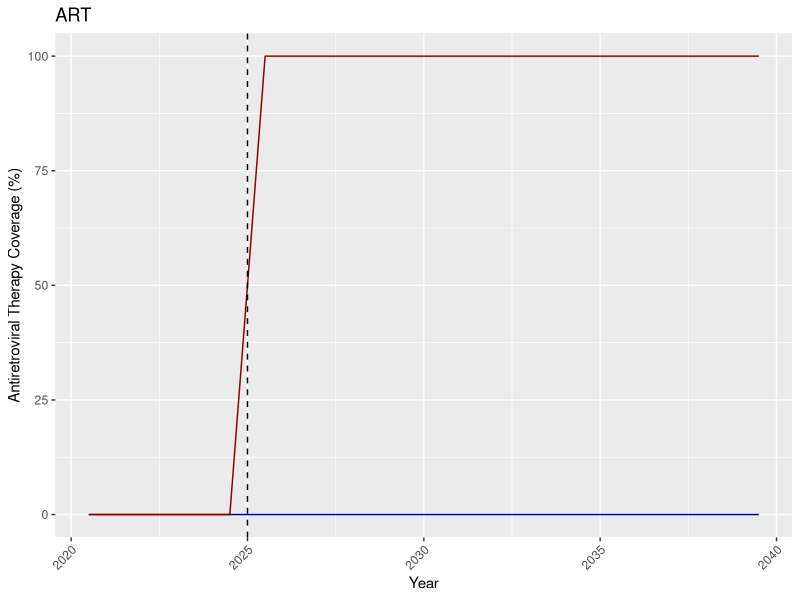
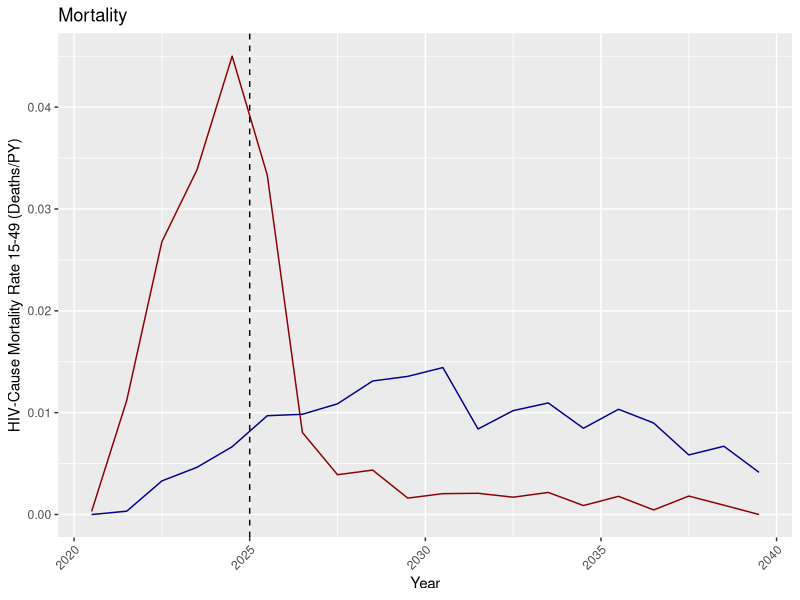
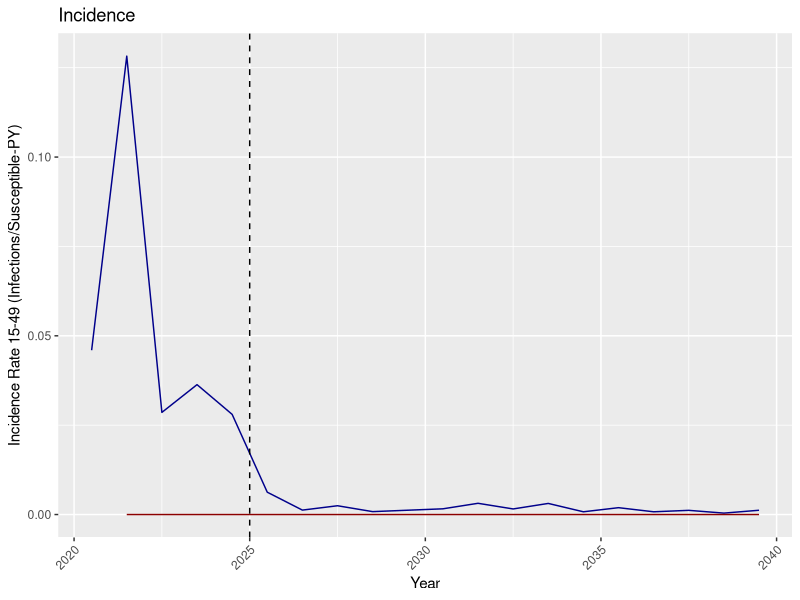
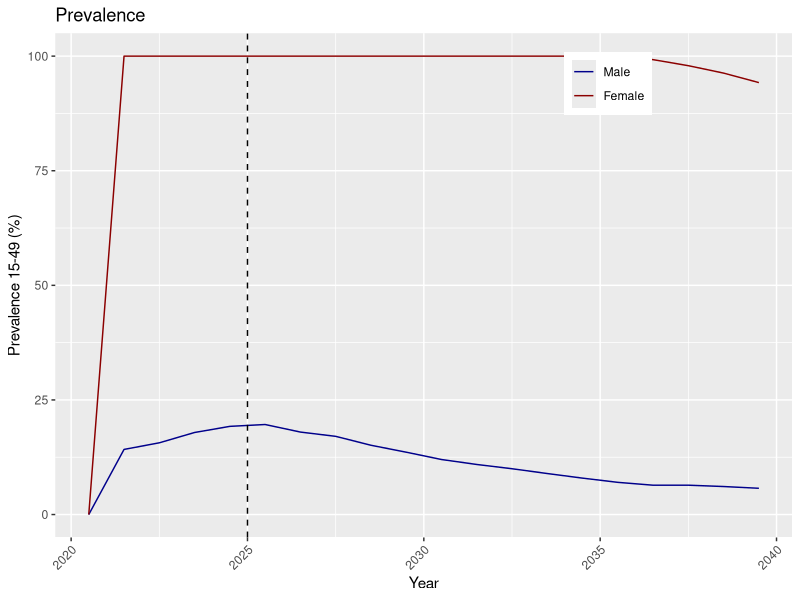

These charts were generated, in order, by the following R code:
# SUMMARY: Plot HIV prevalence, incidence rate, mortality rate, and number on ART for ages 15-49 by gender
# INPUT: output/ReportHIVByAgeAndGender.csv
# OUTPUT: figs/HIV_Summary.png


rm( list=ls( all=TRUE ) )
graphics.off()

library(reshape)
library(ggplot2)
library(gridExtra)

ART_YEAR = 2025

fig_dir = 'figs'
if( !file.exists(fig_dir) ) {
    dir.create(fig_dir)
}

dat = read.csv(file.path("output", "ReportHIVByAgeAndGender.csv"))

prevalent.m = melt(dat, 
    id=c("Year", "Gender", "Age"),
    measure=c("Population", "Infected", "On_ART"))

incident.m = melt(dat, 
    id=c("Year", "Gender", "Age"),
    measure=c("Died", "Died_from_HIV", "Newly.Infected"))

Years = unique(prevalent.m$Year)
nYears = 2*floor(length(Years)/2)   # Make it even
midYears = Years[seq(0,nYears-1) %% 2 == 0]   # First is mid-year

# midYear function for stitching half years together
midYear = function(year) {
    if( any(midYears == year) ) {
        return(year)
    }

    idx = which(year == Years)
    stopifnot(idx > 0)
    return( Years[[idx-1]] )
}

prevalent.m = prevalent.m[prevalent.m$Year %in% midYears,]
prevalent.c = cast(prevalent.m, Year + Gender~ variable, sum, subset=(Age>=15 & Age<50))

incident.m$Year = sapply(incident.m$Year, midYear)
incident.c = cast(incident.m, Year + Gender ~ variable, sum, subset=(Age>=15 & Age<50))

both.c = merge(prevalent.c, incident.c, by=c("Year", "Gender"))
both.c$Prevalence = 100 * both.c$Infected / both.c$Population
both.c$IncidenceRate = both.c$Newly.Infected / (both.c$Population - both.c$Infected)
both.c$IncidenceRate[ is.nan(both.c$IncidenceRate) ] = 0
both.c$HIVCauseMortalityRate = both.c$Died_from_HIV / both.c$Population
both.c$ARTCoverage = 100 * both.c$On_ART / both.c$Infected
both.c$ARTCoverage[ is.nan(both.c$ARTCoverage) ] = 0
both.c$Gender = factor(both.c$Gender, labels=c("Male", "Female"))

# set female incidence rate to zero in seed year to avoid meaningless spike upon seeding infections
both.c$IncidenceRate[is.na(both.c$IncidenceRate) & both.c$Gender=='Female'] <- 0
both.c$IncidenceRate[both.c$Year==2020.5 & both.c$Gender=='Female'] <- NA

p.prevalence = ggplot(both.c, aes(x=Year, y=Prevalence, colour=Gender)) +
    geom_line() +
    geom_vline(xintercept=ART_YEAR, colour="black", linetype="dashed") + # ART in ART_YEAR
    scale_color_manual(values=c("darkblue", "darkred")) +
    theme(axis.text.x = element_text(angle = 45, hjust = 1)) +
    theme(legend.position=c(0.75,0.9)) +
    theme(legend.title=element_blank()) +
    xlab( "Year" ) +
    ylab( "Prevalence 15-49 (%)" ) +
    ggtitle( "Prevalence" )

p.incidence = ggplot(both.c, aes(x=Year, y=IncidenceRate, colour=Gender)) +
    geom_line() +
    geom_vline(xintercept=ART_YEAR, colour="black", linetype="dashed") + # ART in ART_YEAR
    scale_color_manual(values=c("darkblue", "darkred")) +
    theme(axis.text.x = element_text(angle = 45, hjust = 1)) +
    theme(legend.position="none") +
    theme(legend.title=element_blank()) +
    xlab( "Year" ) +
    ylab( "Incidence Rate 15-49 (Infections/Susceptible-PY)" ) +
    ggtitle( "Incidence" )

p.deaths = ggplot(both.c, aes(x=Year, y=HIVCauseMortalityRate, colour=Gender)) +
    geom_line() +
    geom_vline(xintercept=ART_YEAR, colour="black", linetype="dashed") + # ART in ART_YEAR
    scale_color_manual(values=c("darkblue", "darkred")) +
    theme(axis.text.x = element_text(angle = 45, hjust = 1)) +
    theme(legend.position="none") +
    theme(legend.title=element_blank()) +
    xlab( "Year" ) +
    ylab( "HIV-Cause Mortality Rate 15-49 (Deaths/PY)" ) +
    ggtitle( "Mortality" )

p.ART = ggplot(both.c, aes(x=Year, y=ARTCoverage, colour=Gender)) +
    geom_line() +
    geom_vline(xintercept=ART_YEAR, colour="black", linetype="dashed") + # ART in ART_YEAR
    scale_color_manual(values=c("darkblue", "darkred")) +
    theme(axis.text.x = element_text(angle = 45, hjust = 1)) +
    theme(legend.position="none") +
    theme(legend.title=element_blank()) +
    xlab( "Year" ) +
    ylab( "Antiretroviral Therapy Coverage (%)" ) +
    ggtitle( "ART" )

q = arrangeGrob(p.prevalence, p.incidence, p.deaths, p.ART, ncol=4)

ggsave(file.path(fig_dir,"HIV_Summary.png"), plot=q, width=8, height=4)
